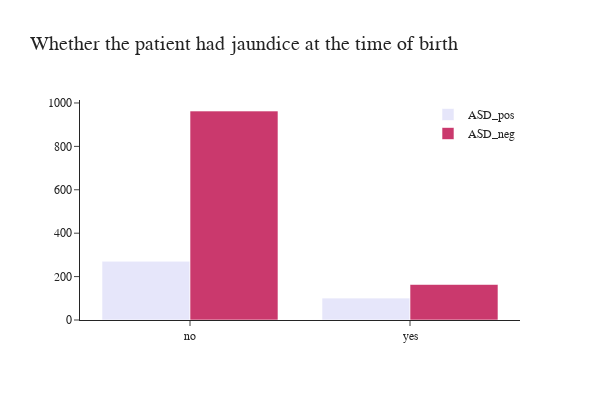

Source (notebook cell):
### Markdown cell above
- Jaundice

### Code cell
fig = go.Figure()
fig.add_trace(go.Histogram(x=ASD_pos['jaundice'],histnorm='',
              name='ASD_pos', marker_color = 'lavender'),
              )
fig.add_trace(go.Histogram(x=ASD_neg['jaundice'],histnorm='',
              name='ASD_neg', marker_color = '#c11754', opacity=0.85),
             )  

fig.update_layout(title="Whether the patient had jaundice at the time of birth", 
                  font_family="San Serif",
                  titlefont={'size': 20},
                  template='simple_white',
                  width=600, 
                  height=400,
                  legend=dict(
                  orientation="v", y=1, yanchor="top", x=1.0, xanchor="right" )                 
                 ).update_xaxes(categoryorder='total descending') 

fig.show()

### Figure 1 — Plotly figure (JSON) as saved in the notebook; plotly's stock layout.template omitted (floating-point values rounded to 4 significant figures; data arrays with more than 128 entries replaced by an {"elided": "..."} marker saying what was removed)
{"data": [{"histnorm": "", "marker": {"color": "lavender"}, "name": "ASD_pos", "type": "histogram", "x": {"elided": "372 str values"}}, {"histnorm": "", "marker": {"color": "#c11754"}, "name": "ASD_neg", "opacity": 0.85, "type": "histogram", "x": {"elided": "1127 str values"}}], "layout": {"font": {"family": "San Serif"}, "height": 400, "legend": {"orientation": "v", "x": 1, "xanchor": "right", "y": 1, "yanchor": "top"}, "title": {"font": {"size": 20}, "text": "Whether the patient had jaundice at the time of birth"}, "width": 600, "xaxis": {"categoryorder": "total descending"}}}
